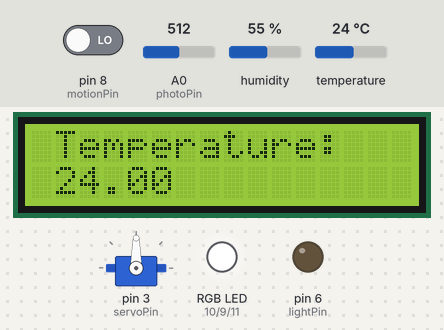
Simulated run of this sketch. Board: Arduino Uno, built with avr-gcc and run on an emulated ATmega328P. Parts: servo, 16×2 character LCD, an RGB LED mixed from three pins (HIGH = lit), output pins drawn as LEDs (lit = HIGH). The inputs (shaded band) are chosen by the test bench; at power-on: temperature 24 °C, pin 8 (motionPin) LOW, A0 (photoPin) = 512, humidity 55 %.

Above: at 1.2 s.
1.3 s: temperature set to 12 °C
At 1.6 s:
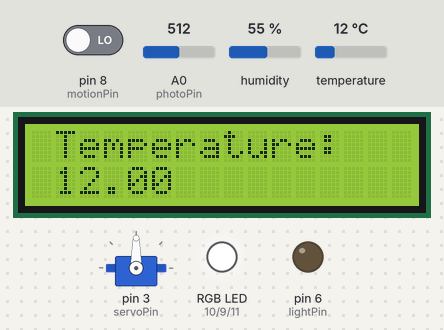
2.8 s: temperature set to 19 °C
At 3.1 s:
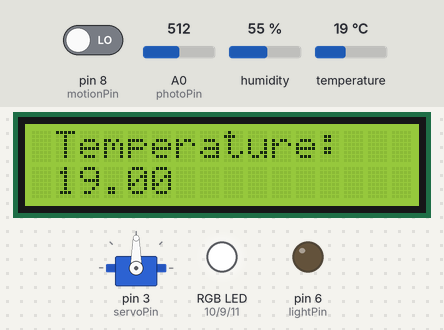
5.8 s: temperature set to 28 °C
At 6.2 s:
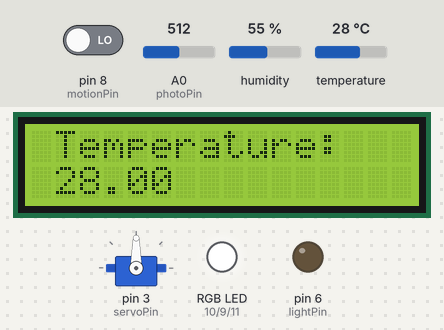
Timing chart, 0 to 8.8 s (numbered marks = the images above; inputs shaded):
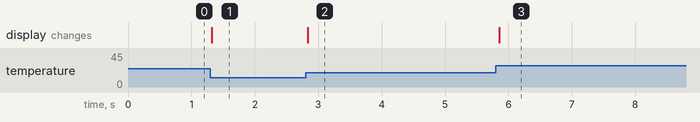

The sketch:

Arduino_Control.ino
```cpp
#include <dht.h>
#include <Servo.h>
#include <IRremote.h>
#include <IRremoteInt.h>
#include <LiquidCrystal_I2C.h>


dht DHT;
int dhtPin = 12;
int rgbPinR = 10;
int rgbPinG = 9;
int rgbPinB = 11;
int motionPin = 8;
int lightPin = 6;
int servoPin = 3;
int photoPin = A0;
int lightState = 0;
int des_temp = 0;
int light_state = 0;
int windows_state = 0;
Servo myservo;
unsigned long timestamp;//timer
int RECV_PIN = 4; // Infrared receiving pin
IRrecv irrecv(RECV_PIN); // Create a class object used to receive class
decode_results results; // Create a decoding results class object
LiquidCrystal_I2C lcd(0x3F, 16, 2);

void color (unsigned char red, unsigned char green, unsigned char blue) //function to set RGB led color
{
  analogWrite(rgbPinR, red);
  analogWrite(rgbPinG, green);
  analogWrite(rgbPinB, blue);
}

void setup() {
  pinMode(motionPin, INPUT);
  pinMode(rgbPinR,OUTPUT);
  pinMode(rgbPinG,OUTPUT);
  pinMode(rgbPinB,OUTPUT);
  color(255, 255, 255);
  pinMode(lightPin,OUTPUT);
  myservo.attach(servoPin);
  myservo.write(90);
  timestamp = millis(); //timer for sensor data sending
  Serial.begin(9600); // Initialize the serial port and set the baud rate to 9600
  irrecv.enableIRIn(); // Start the receiver
  lcd.init(); // initialize the lcd
  lcd.backlight(); // Turn on backlight
}

void loop() {
    if(Serial.available() > 0){
      int actuator;
      int data;
      actuator = Serial.read();
      if (actuator == 1)
      { //boiler
        data = Serial.read();
        if (data=='A') color(255, 0, 0);
        if (data=='S') color(255, 255, 255);
      }
      if (actuator == 2)
      { //windows
        data = Serial.read();
        if (data=='A') myservo.write(0);
        if (data=='S') myservo.write(90);
      }
      if (actuator == 3)
      { //lights
        data = Serial.read();
        if (data=='A') digitalWrite(lightPin, HIGH);
        if (data=='S') digitalWrite(lightPin, LOW);
      }
      if (actuator == 4)
      { //air conditioner
        data = Serial.read();
        if (data=='A') color(0, 0, 255);
        if (data=='S') color(255, 255, 255);
      }
    }
    // Read DHT and judge the state according to the return value
    int chk = DHT.read11(dhtPin);
    int motion = digitalRead(motionPin);
    int photoValue = analogRead(photoPin);
    lcd.setCursor(1,0);
    lcd.print("Temperature: ");
    lcd.setCursor(1,1);
    lcd.print(DHT.temperature);// Prints actual temperature to the LCD
    if (irrecv.decode(&results)) // Waiting for decoding
    {
      switch (results.value) {
        case 0xFF02FD: // Received "+"
          des_temp = 1;  // Increase temperature
          Serial.write(0xFF);
          Serial.write(2);
          Serial.write(3);
          Serial.write(des_temp);
          Serial.write(0xFE);
          break;
        case 0xFF9867: // Received "-"
          des_temp = 1; // Decrease temperature
          Serial.write(0xFF);
          Serial.write(2);
          Serial.write(4);
          Serial.write(des_temp);
          Serial.write(0xFE);
        break;
        case 0xFFA25D: // Received "ON/OFF"
          light_state = 1; //turn on/off lights
          Serial.write(0xFF);
          Serial.write(2);
          Serial.write(5);
          Serial.write(light_state);
          Serial.write(0xFE);
        break;
        case 0xFF6897: // Received "0"
          windows_state = 1;//open/close windows
          Serial.write(0xFF);
          Serial.write(2);
          Serial.write(6);
          Serial.write(windows_state);
          Serial.write(0xFE);
        break;
      }
      irrecv.resume(); // Next Value
    }

    if (millis() - timestamp > 15000)
    {
      switch (chk)
      {
        case DHTLIB_OK:
          //sending packet containing sensors data on serial port
          Serial.write(0xFF);
          Serial.write(3);

          Serial.write(int(DHT.temperature));
          Serial.write(motion);
          Serial.write(photoValue);

          Serial.write(0xFE);

          timestamp = millis();
          light_state = 0;
          windows_state = 0;
          des_temp = 0;

          break;
        case DHTLIB_ERROR_CHECKSUM: // Checksum error
          //Serial.println("Checksum error");
          break;
        case DHTLIB_ERROR_TIMEOUT:  // Time out error
          //Serial.println("Time out error");
          break;
        default: // Unknown error
          //Serial.println("Unknown error");
          break;
      }
    }
}
```

Measured:
- after the input at 1.3 s, the display: changes at once (image 1)
- after the input at 2.8 s, the display: changes at once (image 2)
- after the input at 5.8 s, the display: changes after 0.06 s (image 3)
